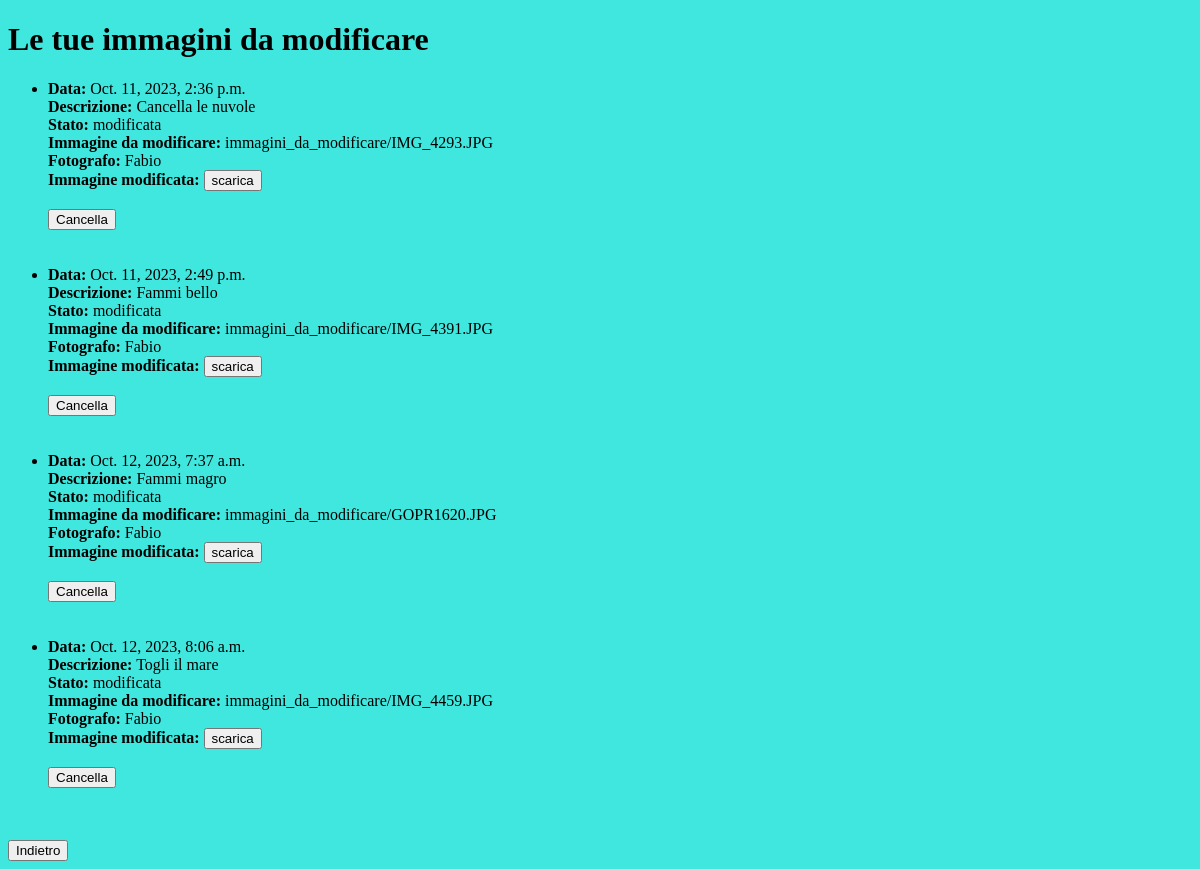
The page /Gestione/Immagini/ (signed in) on the database as committed earlier.
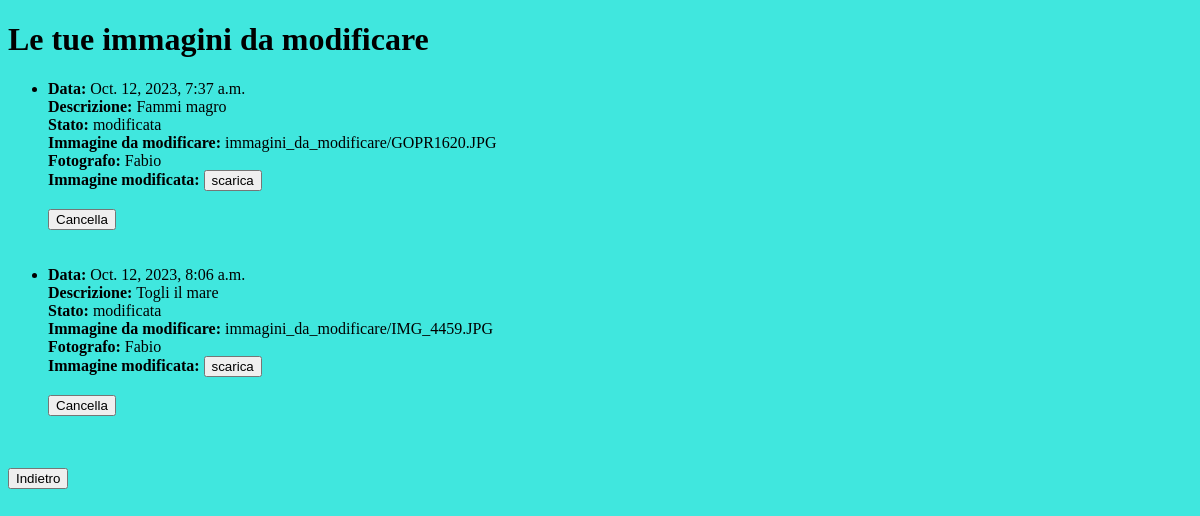
The same page on the database as committed later.
### Gestione/models.py (models this page shows, shortened)
class Immagine(models.Model):
    Descrizione = models.CharField(max_length=500)
    immagine = models.ImageField(upload_to='immagini_da_modificare/')
    data_caricamento = models.DateTimeField(auto_now_add=True)
    fotografi = models.ForeignKey(User, on_delete=models.CASCADE,related_name='immagine_fotografi',default=0)
    cliente = models.ForeignKey(User,on_delete=models.CASCADE, related_name='immagine_cliente', default=0)
    stato = models.CharField(max_length=100, default='da modificare')
    foto_modificata = models.ImageField(upload_to='immagini_da_modificare/', blank=True, null=True)

### Gestione/views.py (the view)
# urls.py: path('Immagini/', ImmaginiListView.as_view(), name='immagine-list'),
class ImmaginiListView(LoginRequiredMixin, ListView):
    model = Immagine
    template_name = 'Immagine_list.html'
    context_object_name = 'Immagini'
    def get_queryset(self):
        user = self.request.user
        queryset = Immagine.objects.filter(cliente_id=user)
        return queryset

### templates/Immagine_list.html (shortened to what this page needs)
{% extends 'base.html' %}
{% block content %}
  <h1>Le tue immagini da modificare</h1>
  {% if "cliente" in  user.groups.all.0.name %}
  {% if Immagini %}
    <ul>
      {% for imm in Immagini %}
        <li>
          <strong>Data:</strong> {{ imm.data_caricamento }}<br>
          <strong>Descrizione:</strong> {{imm.Descrizione}}<br>
          <strong>Stato:</strong> {{imm.stato}}<br>
          <strong>Immagine da modificare:</strong> {{imm.immagine}}<br>
          <strong>Fotografo:</strong>{% if imm.fotografi_id == 3 %} giococchiphoto <br> {% elif imm.fotografi_id == 4 %} Fabio <br>
          {% endif %}
          {% if imm.foto_modificata %}
          <strong>Immagine modificata:</strong> <a href="{% url 'scarica_foto_modificata' imm.pk %}" download="{{ immagine.foto_modificata.name }}"><button>scarica</button></a> <br><br>
          {% endif %}
          <form method="GET" action="{% url 'CancellaImmagine' imm.pk %}">
            <button class="pulsante-rosso" type="submit">Cancella</button>
          </form>
          <br>
        </li>
      <br>
      {% endfor %}
    </ul>
  {% else %}
    <p>Nessuna immagine da modificare disponibile.</p>
  {% endif %}
{% endif %}
<a href="{% url 'Loggato' %}"><button>Indietro</button></a>
{% endblock %}

Rows that differ between the two databases and show on the page:
removed Immagine: data_caricamento "Oct. 11, 2023, 2:36 p.m.", Descrizione "Cancella le nuvole", stato "modificata", immagine "immagini_da_modificare/IMG_4293.JPG", shows "Fabio"
removed Immagine: data_caricamento "Oct. 11, 2023, 2:49 p.m.", Descrizione "Fammi bello", stato "modificata", immagine "immagini_da_modificare/IMG_4391.JPG", shows "Fabio"
